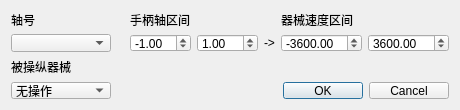
<?xml version="1.0" encoding="UTF-8"?>
<ui version="4.0">
 <class>Dialog</class>
 <widget class="QDialog" name="Dialog">
  <property name="geometry">
   <rect>
    <x>0</x>
    <y>0</y>
    <width>460</width>
    <height>110</height>
   </rect>
  </property>
  <property name="minimumSize">
   <size>
    <width>460</width>
    <height>110</height>
   </size>
  </property>
  <property name="maximumSize">
   <size>
    <width>115200</width>
    <height>115200</height>
   </size>
  </property>
  <property name="windowTitle">
   <string>手柄映射设置</string>
  </property>
  <layout class="QGridLayout" name="gridLayout">
   <item row="0" column="0">
    <spacer name="verticalSpacer">
     <property name="orientation">
      <enum>Qt::Vertical</enum>
     </property>
     <property name="sizeHint" stdset="0">
      <size>
       <width>20</width>
       <height>40</height>
      </size>
     </property>
    </spacer>
   </item>
   <item row="1" column="5" colspan="2">
    <widget class="QLabel" name="label_3">
     <property name="text">
      <string>器械速度区间</string>
     </property>
    </widget>
   </item>
   <item row="2" column="6">
    <widget class="QDoubleSpinBox" name="highSpeed">
     <property name="minimum">
      <double>-99999.000000000000000</double>
     </property>
     <property name="maximum">
      <double>99999.000000000000000</double>
     </property>
     <property name="value">
      <double>3600.000000000000000</double>
     </property>
    </widget>
   </item>
   <item row="2" column="5">
    <widget class="QDoubleSpinBox" name="lowSpeed">
     <property name="minimum">
      <double>-99999.000000000000000</double>
     </property>
     <property name="maximum">
      <double>99999.990000000005239</double>
     </property>
     <property name="singleStep">
      <double>0.100000000000000</double>
     </property>
     <property name="value">
      <double>-3600.000000000000000</double>
     </property>
    </widget>
   </item>
   <item row="1" column="2" colspan="2">
    <widget class="QLabel" name="label_2">
     <property name="text">
      <string>手柄轴区间</string>
     </property>
    </widget>
   </item>
   <item row="1" column="0">
    <widget class="QLabel" name="label_4">
     <property name="text">
      <string>轴号</string>
     </property>
    </widget>
   </item>
   <item row="2" column="0">
    <widget class="QComboBox" name="axisSelect">
     <property name="minimumSize">
      <size>
       <width>100</width>
       <height>0</height>
      </size>
     </property>
     <property name="maximumSize">
      <size>
       <width>16777215</width>
       <height>16777215</height>
      </size>
     </property>
    </widget>
   </item>
   <item row="2" column="2">
    <widget class="QDoubleSpinBox" name="lowAxis">
     <property name="minimum">
      <double>-99.000000000000000</double>
     </property>
     <property name="singleStep">
      <double>0.100000000000000</double>
     </property>
     <property name="value">
      <double>-1.000000000000000</double>
     </property>
    </widget>
   </item>
   <item row="2" column="3">
    <widget class="QDoubleSpinBox" name="highAxis">
     <property name="minimum">
      <double>-99.000000000000000</double>
     </property>
     <property name="singleStep">
      <double>0.100000000000000</double>
     </property>
     <property name="value">
      <double>1.000000000000000</double>
     </property>
    </widget>
   </item>
   <item row="2" column="4">
    <widget class="QLabel" name="label">
     <property name="text">
      <string>-&gt;</string>
     </property>
     <property name="alignment">
      <set>Qt::AlignCenter</set>
     </property>
    </widget>
   </item>
   <item row="5" column="5" colspan="2">
    <widget class="QDialogButtonBox" name="buttonBox">
     <property name="orientation">
      <enum>Qt::Horizontal</enum>
     </property>
     <property name="standardButtons">
      <set>QDialogButtonBox::Cancel|QDialogButtonBox::Ok</set>
     </property>
    </widget>
   </item>
   <item row="4" column="0">
    <widget class="QLabel" name="label_5">
     <property name="text">
      <string>被操纵器械</string>
     </property>
    </widget>
   </item>
   <item row="5" column="0">
    <widget class="QComboBox" name="motoSelect">
     <item>
      <property name="text">
       <string>无操作</string>
      </property>
     </item>
     <item>
      <property name="text">
       <string>导管递送</string>
      </property>
     </item>
     <item>
      <property name="text">
       <string>导丝递送</string>
      </property>
     </item>
     <item>
      <property name="text">
       <string>导丝旋转</string>
      </property>
     </item>
    </widget>
   </item>
   <item row="2" column="1">
    <spacer name="horizontalSpacer">
     <property name="orientation">
      <enum>Qt::Horizontal</enum>
     </property>
     <property name="sizeHint" stdset="0">
      <size>
       <width>40</width>
       <height>20</height>
      </size>
     </property>
    </spacer>
   </item>
   <item row="6" column="5">
    <spacer name="verticalSpacer_2">
     <property name="orientation">
      <enum>Qt::Vertical</enum>
     </property>
     <property name="sizeHint" stdset="0">
      <size>
       <width>20</width>
       <height>40</height>
      </size>
     </property>
    </spacer>
   </item>
  </layout>
 </widget>
 <resources/>
 <connections>
  <connection>
   <sender>buttonBox</sender>
   <signal>accepted()</signal>
   <receiver>Dialog</receiver>
   <slot>accept()</slot>
   <hints>
    <hint type="sourcelabel">
     <x>248</x>
     <y>254</y>
    </hint>
    <hint type="destinationlabel">
     <x>157</x>
     <y>274</y>
    </hint>
   </hints>
  </connection>
  <connection>
   <sender>buttonBox</sender>
   <signal>rejected()</signal>
   <receiver>Dialog</receiver>
   <slot>reject()</slot>
   <hints>
    <hint type="sourcelabel">
     <x>316</x>
     <y>260</y>
    </hint>
    <hint type="destinationlabel">
     <x>286</x>
     <y>274</y>
    </hint>
   </hints>
  </connection>
 </connections>
</ui>
